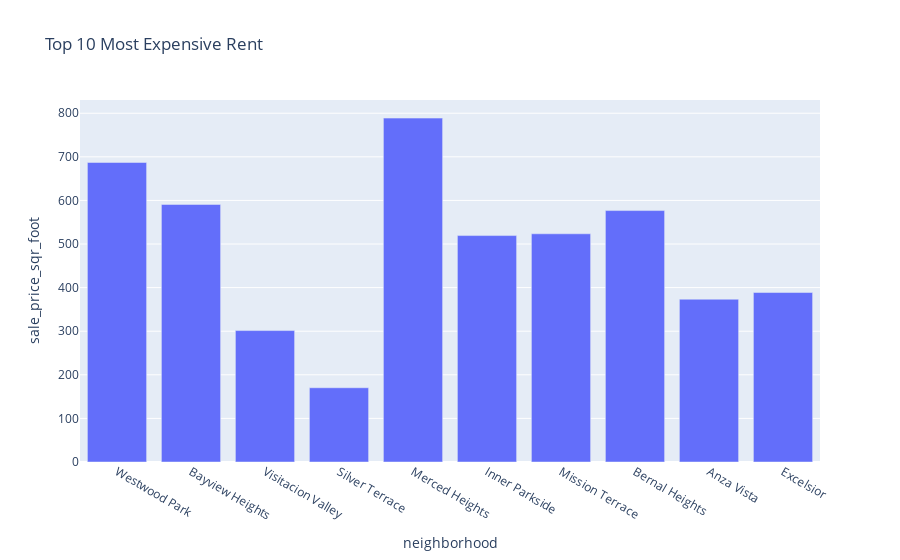

Notebook code for this chart:
### Code cell
most_expensive_neighborhoods_rent_sales()

### Figure 1 — Plotly figure (JSON) as saved in the notebook; plotly's stock layout.template omitted (floating-point values rounded to 4 significant figures)
{"data": [{"alignmentgroup": "True", "hovertemplate": "neighborhood=%{x}<br>sale_price_sqr_foot=%{y}<extra></extra>", "legendgroup": "", "marker": {"color": "#636efa"}, "name": "", "offsetgroup": "", "orientation": "v", "showlegend": false, "textposition": "auto", "type": "bar", "x": ["Westwood Park", "Bayview Heights", "Visitacion Valley", "Silver Terrace", "Merced Heights", "Inner Parkside", "Mission Terrace", "Bernal Heights ", "Anza Vista", "Excelsior"], "xaxis": "x", "y": [687.1, 590.8, 301.5, 170.3, 788.8, 519.4, 523.5, 576.7, 373.4, 388.8], "yaxis": "y"}], "layout": {"autosize": true, "barmode": "relative", "legend": {"tracegroupgap": 0}, "title": {"text": "Top 10 Most Expensive Rent"}, "xaxis": {"anchor": "y", "autorange": true, "domain": [0, 1], "range": [-0.5, 9.5], "title": {"text": "neighborhood"}, "type": "category"}, "yaxis": {"anchor": "x", "autorange": true, "domain": [0, 1], "range": [0, 830.4], "title": {"text": "sale_price_sqr_foot"}, "type": "linear"}}}
